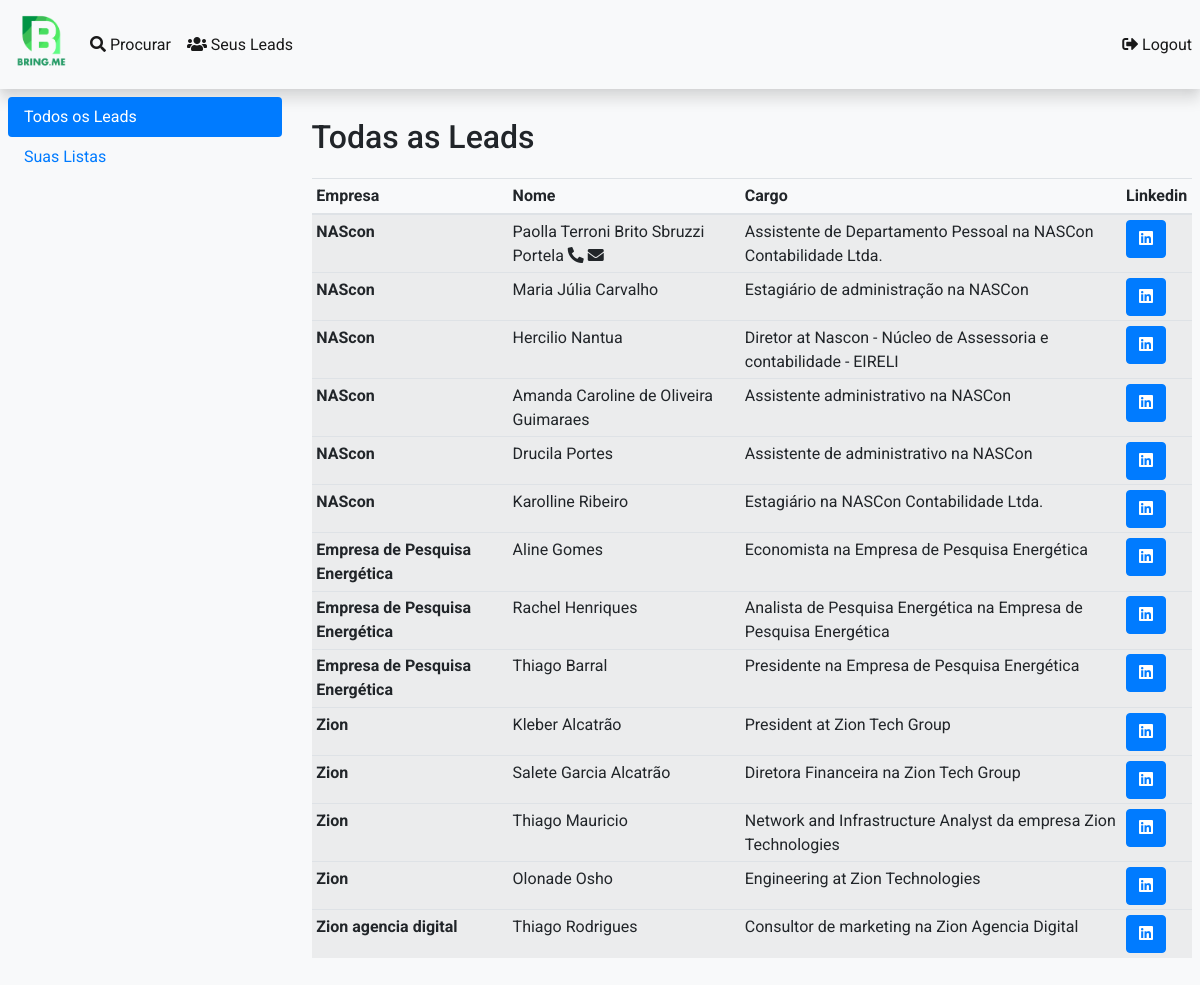
Page /leads/ on the earlier database version.
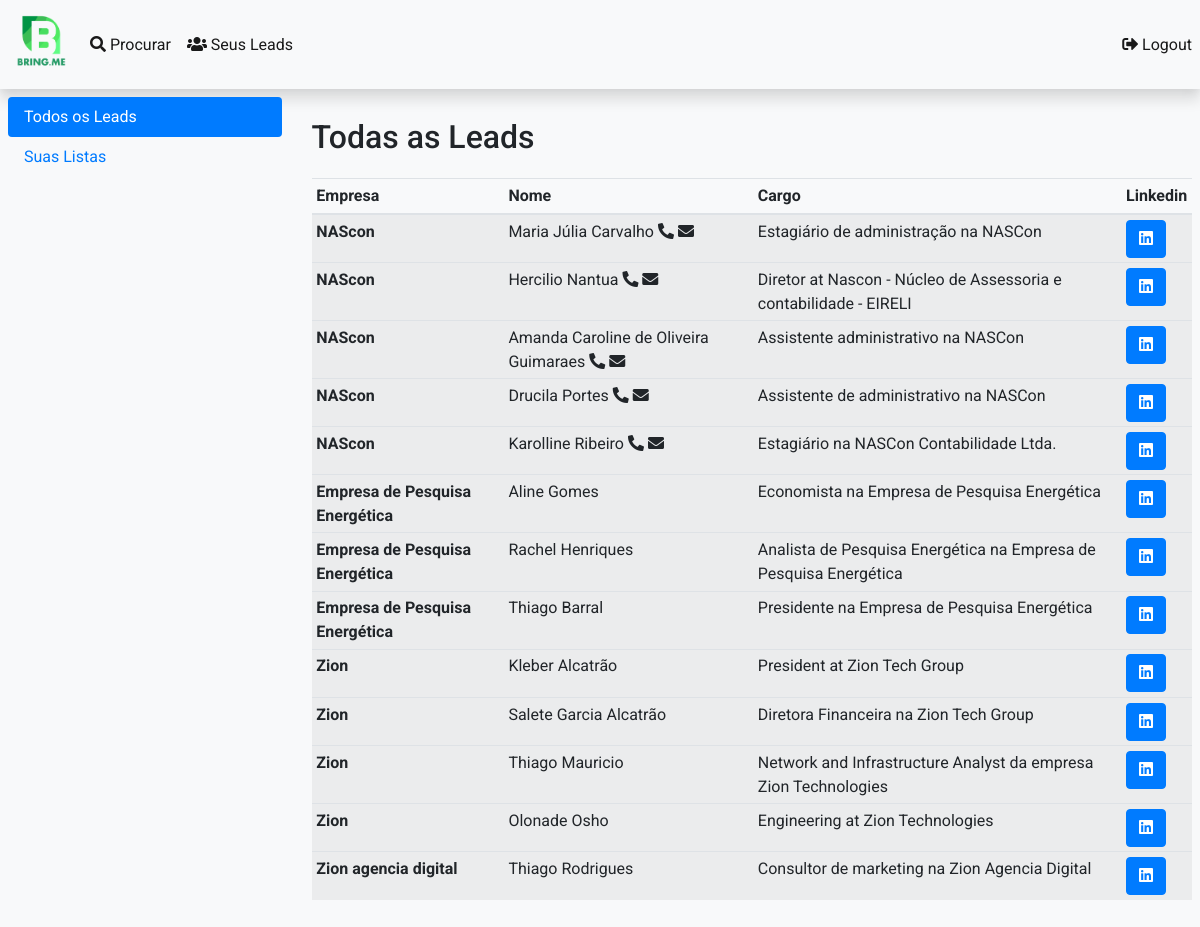
Same page on the later database version.
### app/models.py (models this page shows, shortened)
class Leads(models.Model):
    empresa = models.CharField(max_length=100,default='')
    nome = models.CharField(max_length=100, null=True, default="")
    cargo = models.CharField(max_length=500)
    telefone = models.CharField(max_length=15, null=True, default="")
    email =models.CharField(max_length=200, null=True, default="")
    link = models.CharField(max_length=200, null=True, default="")

### app/views.py (the view)
# urls.py: path('leads/', views.leads, name='leads'),
def leads(request):
    content = {}
    content['empresas'] = Leads.objects.values('empresa').annotate(dcount=Count('empresa')).order_by()
    for empresa in content['empresas']:
        empresa['users'] = Leads.objects.filter(empresa = empresa["empresa"])
    content['all'] = Leads.objects.all()
    return render(request, 'leads/leads.html',{'content':content})

### app/templates/leads/leads.html (shortened to what this page needs)
{% extends 'base/base.html' %}
{% block content %}
{% include 'navbar/navbar.html' %}
<div class="bg-light sidebar-custom">
    <div class="row p-2">
        <div class="col-3">
            <div class="nav flex-column nav-pills" id="v-pills-tab" role="tablist" aria-orientation="vertical">
                <a class="nav-link active" id="v-pills-home-tab" data-toggle="pill" href="#v-pills-home" role="tab" aria-controls="v-pills-home" aria-selected="true">Todos os Leads</a>
                <a class="nav-link" id="v-pills-profile-tab" data-toggle="pill" href="#v-pills-profile" role="tab" aria-controls="v-pills-profile" aria-selected="false">Suas Listas</a>
            </div>
        </div>
        <div class="col-9">
            <div class="tab-content" id="v-pills-tabContent">
                <div class="tab-pane fade show active " id="v-pills-home" role="tabpanel" aria-labelledby="v-pills-home-tab" style="height: 90vh ; overflow-x: scroll">
                    <h1>Todas as Leads</h1>
                    {% if content.all %}
                    <table class="table table-striped table-hover table-sm">
                        <thead>
                            <tr>
                                <th scope="col">Empresa</th>
                                <th scope="col">Nome</th>
                                <th scope="col">Cargo</th>
                                <th scope="col">Linkedin</th>
                            </tr>
                        </thead>
                        <tbody>
                            {% for lead in content.all %}
                            <tr data-toggle="collapse" href="#collapseExample{{lead.id}}">
                                <th scope="row">{{lead.empresa}}</th>
                                <td>{{lead.nome}} {% if lead.telefone %}<i class="fas fa-phone-alt"></i>{% endif %} {% if lead.email %}<i class="fas fa-envelope"></i>{% endif %}
                                </td>
                                <td>{{lead.cargo}}</td>
                                <td>
                                    <a class="btn btn-primary" href="{{lead.link}}"><i class="fab fa-linkedin"></i></a>
                                </td>
                            </tr>
                            {% endfor%}
                        </tbody>
                    </table>
                    {% endif %}
                </div>
            </div>
        </div>
    </div>
</div>
{% endblock %}

Differences in the rows shown:
removed Leads: empresa "NAScon", nome "Paolla Terroni Brito Sbruzzi Portela", telefone "11989332921" (drawn), cargo "Assistente de Departamento Pessoal na NASCon Contabilidade Ltda."
changed Leads "Maria Júlia Carvalho": telefone empty → "012996862793" (drawn); email empty → "mariacont12@gmail.com" (drawn)
changed Leads "Hercilio Nantua": telefone empty → "011985123345" (drawn); email empty → "rh@nascon.com" (drawn)
changed Leads "Amanda Caroline de Oliveira Guimaraes": telefone empty → "012996114361" (drawn); email empty → "financeiro@nascon.com" (drawn)
changed Leads "Drucila Portes": telefone empty → "012991813630" (drawn); email empty → "fechamento@nascon.com" (drawn)
changed Leads "Karolline Ribeiro": telefone empty → "012945574410" (drawn); email empty → "karoolr18@gmail.com" (drawn)
